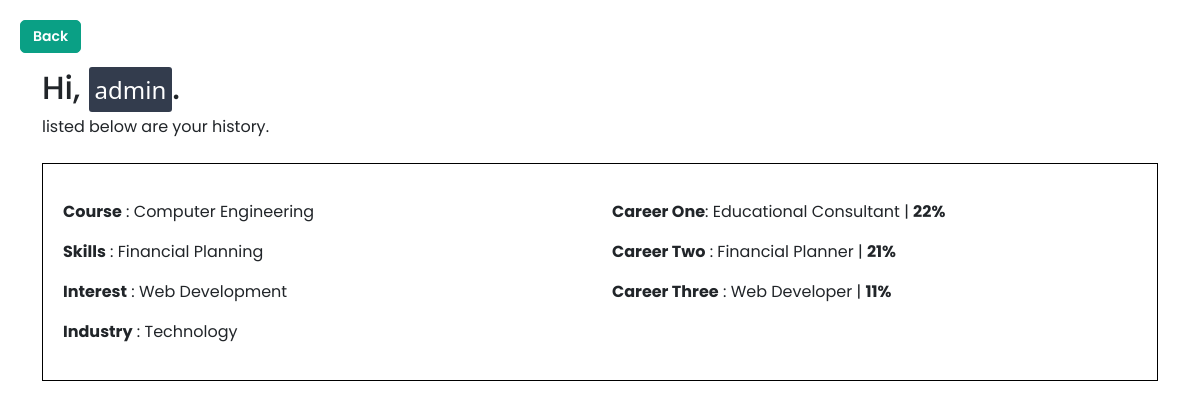
Before: /display_data/ (signed in) with the older database file.
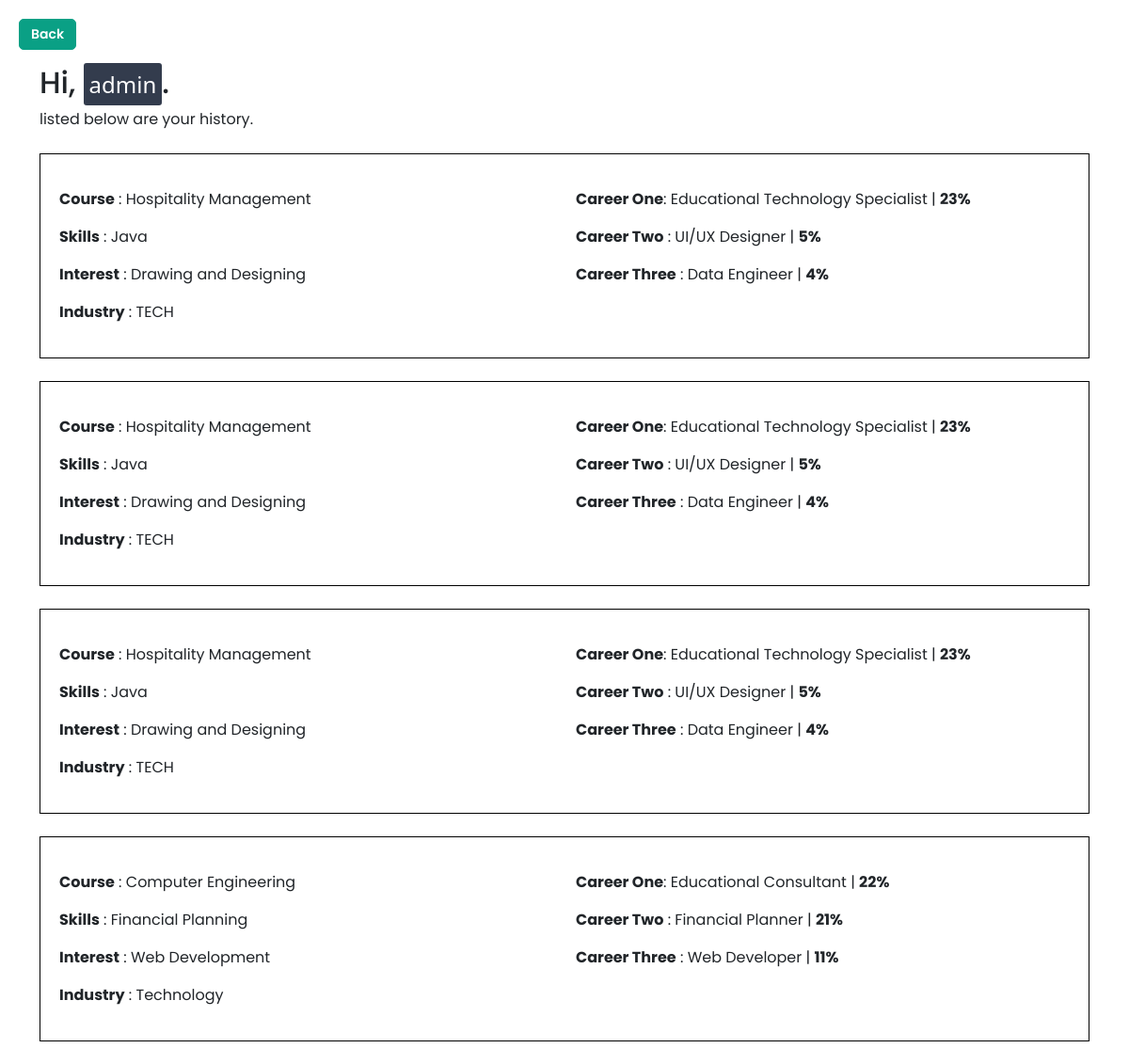
After: the same page with the newer database file.
### recomee__app/models.py (models this page shows)
class InputResults(models.Model):
    user = models.ForeignKey(User, on_delete=models.CASCADE, null=True)
    user_course = models.CharField(max_length=100, null=True)
    user_industry = models.CharField(max_length=100, null=True)
    user_skills = models.CharField(max_length=100, null=True)
    user_interest = models.CharField(max_length=100, null=True)
    career_one = models.CharField(max_length=100, null=True)
    career_two = models.CharField(max_length=100, null=True)
    career_three = models.CharField(max_length=100, null=True)
    career_one_prob = models.IntegerField(null=True)
    career_two_prob = models.IntegerField(null=True)
    career_three_prob = models.IntegerField(null=True)

### recomee__app/views.py (the view)
# urls.py: path('display_data/', views.display_data, name='display_data'),
@login_required
def display_data(request):
    username = request.session.get('username')
    user_results = None
    if username:
        user_results = InputResults.objects.filter(user=request.user)
    return render(request, 'history_page.html', {'user_results': user_results, 'username': username})

### recomee__app/templates/history_page.html (shortened to what this page needs)
<!DOCTYPE html>
<html lang="en">
  <head>
    {% load static %}
    <link rel="stylesheet" href="{% static 'css/bootstrap.min.css' %}">
    <link rel="stylesheet" href="{% static 'history_page.css' %}" />
  </head>
  <body>
    <button id="back_btn" title="Go back to previous page">Back</button>
    <section class="container my-3">
      <h2>Hi, <span class="user-pill">{{username}}</span>. </h2>
      <p>listed below are your history.</p>
      {% for user_result in user_results reversed %}
      <div class="container history-container my-4" >
        <div class="row">
          <div class="col-xl-6">
            <p class="my-3"><strong>Course</strong> : {{user_result.user_course}}</p>
            <p><strong>Skills</strong> : {{user_result.user_skills}}</p>
            <p><strong>Interest</strong> : {{user_result.user_interest}}</p>
            <p><strong>Industry</strong> : {{user_result.user_industry}}</p>
        </div>
        <div class="col-xl-6">
            <p class="my-3"><strong>Career One</strong>: {{user_result.career_one}} |  <strong>{{ user_result.career_one_prob}}%</strong>
            <p><strong>Career Two</strong> : {{user_result.career_two}} | <strong>{{user_result.career_two_prob}}%</strong>
            <p><strong>Career Three</strong> : {{user_result.career_three}} | <strong>{{user_result.career_three_prob}}%</strong>
        </div>
        </div>
      </div>
      {% endfor %}
    </section>
  </body>
</html>

### recomee__app/static/history_page.css (style rules this page uses)
body { margin: 20px; font-family: "Poppins", "sans-serif"; }
#back_btn { text-decoration: none; font-family: "Poppins", sans-serif; font-optical-sizing: auto; font-weight: 700; font-style: normal; font-size: 14px; color: white; padding: 5px 12px; font-weight: 600; border: 1px solid #0aa085; border-radius: 5px; background-color: #0aa085; cursor: pointer; }
.user-pill { background-color: #333c4d; border-radius: 3px; padding: 6px 6px; color: white; font-size: 24px; font-family: 'Segoe UI', Tahoma, Geneva, Verdana, sans-serif; font-weight: 500; }
.history-container { border: 1px solid black; padding: 20px; margin-bottom: 20px; }

Changed rows visible on the page:
added InputResults: user_course "Hospitality Management", user_skills "Java", user_interest "Drawing and Designing", user_industry "TECH", career_one "Educational Technology Specialist", career_one_prob "23", career_two "UI/UX Designer", career_two_prob "5", career_three "Data Engineer", career_three_prob "4"
added InputResults: user_course "Hospitality Management", user_skills "Java", user_interest "Drawing and Designing", user_industry "TECH", career_one "Educational Technology Specialist", career_one_prob "23", career_two "UI/UX Designer", career_two_prob "5", career_three "Data Engineer", career_three_prob "4"
added InputResults: user_course "Hospitality Management", user_skills "Java", user_interest "Drawing and Designing", user_industry "TECH", career_one "Educational Technology Specialist", career_one_prob "23", career_two "UI/UX Designer", career_two_prob "5", career_three "Data Engineer", career_three_prob "4"
